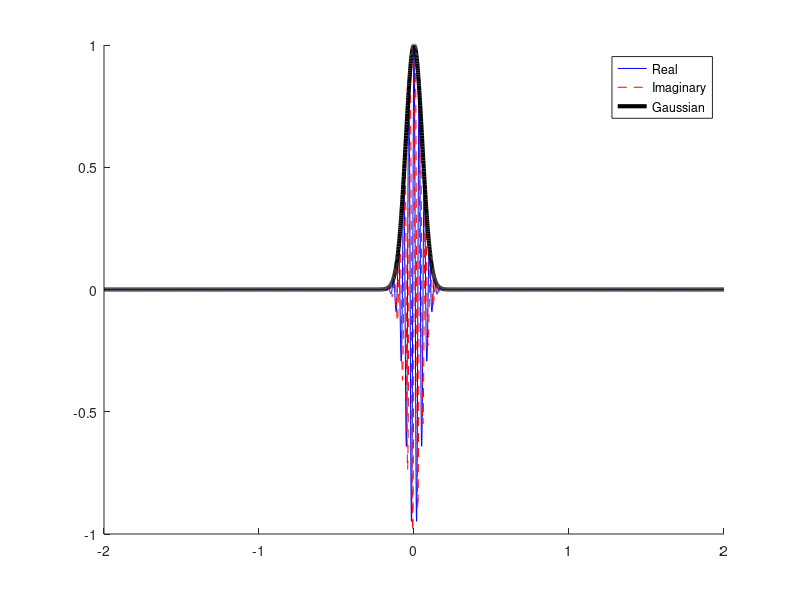

MATLAB code to generate this figure:
clear 

%% Setup Parameters
srate = 1000;           % in Hz
wavelt = -2:1/srate:2;  % best practice to have 0 in the center of the wavelet

% movie time parameter!
refresh_speed = .6; % seconds

% Frequency parameters
min_freq = 4; % Hz
max_freq = 30; % Hz
num_freq = 30; % count
frex = logspace(log10(min_freq),log10(max_freq),num_freq);

% different wavelet widths (number of wavelet cycles)
range_cycles = [ 4 10 ];
nCycles = logspace(log10(range_cycles(1)),log10(range_cycles(end)),num_freq);

%% Wavelet

for fi=1:num_freq
    
        % create wavelet and get its FFT
        s = nCycles(fi)/(2*pi*frex(fi));
        cmw = exp(2*1i*pi*frex(fi).*wavelt) .* exp(-wavelt.^2./(2*s^2)); % Morlet Wavelet

        figure(50), clf
        hold on
        plot(wavelt,real(cmw),'b');
        plot(wavelt,imag(cmw),'r--');
        plot(wavelt,exp(-wavelt.^2./(2*s^2)),'k','linew',3);
        legend({'Real';'Imaginary';'Gaussian'})

        pause(refresh_speed)

end

